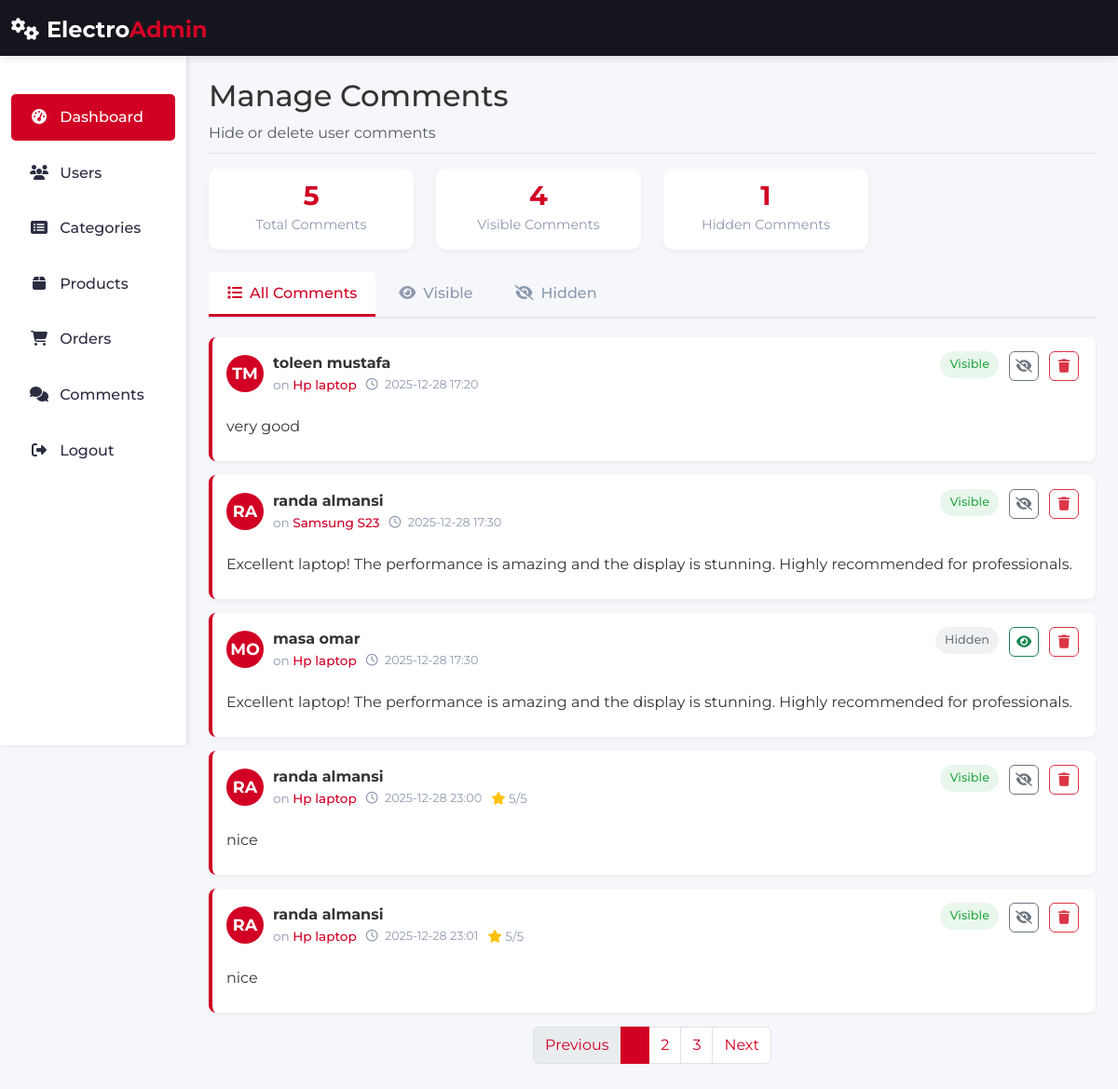
Page /admin/comments.php on the committed database.
### tables this page shows
CREATE TABLE IF NOT EXISTS `comments` (
  `comment_id` int NOT NULL AUTO_INCREMENT,
  `comment` text NOT NULL,
  `status` tinyint(1) DEFAULT '0',
  `comment_date` datetime DEFAULT CURRENT_TIMESTAMP,
  `item_id` int NOT NULL,
  `user_id` int NOT NULL,
  PRIMARY KEY (`comment_id`),
  KEY `item_id` (`item_id`),
  KEY `user_id` (`user_id`)
);

### admin/config/database.php (called while the page is built, shortened)
<?php
class DatabasePDO
{
    private static $instance = null;
    private $conn;
    private function __construct()
    {
        $dsn = "mysql:host=" . DB_HOST . ";dbname=" . DB_NAME . ";charset=utf8mb4";
        $this->conn = new PDO($dsn, DB_USER, DB_PASS, [
            PDO::ATTR_ERRMODE => PDO::ERRMODE_EXCEPTION
        ]);
    }
    public static function getInstance()
    {
        if (self::$instance === null) {
            self::$instance = new DatabasePDO();
        }
        return self::$instance;
    }
    public function query($sql, $params = [])
    {
        $stmt = $this->conn->prepare($sql);
        $stmt->execute($params);
        return $stmt;
    }
}
$db = DatabasePDO::getInstance();

### admin/comments.php (the view, shortened to what this page needs)
<?php
require_once 'config/database.php';
?>
<!DOCTYPE html>
<html lang="en">
<head>
    <link href="https://cdn.jsdelivr.net/npm/bootstrap@5.3.0-alpha1/dist/css/bootstrap.min.css" rel="stylesheet">
    <link rel="stylesheet" href="https://cdnjs.cloudflare.com/ajax/libs/font-awesome/6.4.0/css/all.min.css">
    <link rel="stylesheet" href="assets/css/admin-style.css">
</head>
<body>
    <?php
    include('includes/header.php');
    ?>
    <div class="container-fluid">
        <div class="row">
            <?php
            include('includes/sidebar.php');
            ?>
            <main class="col-md-9 ms-sm-auto col-lg-10 px-md-4 mt-5">
                <div class="d-flex justify-content-between flex-wrap flex-md-nowrap align-items-center pt-3 pb-2 mb-3 border-bottom">
                    <div>
                        <h1 class="h2">Manage Comments</h1>
                        <p class="text-muted mb-0"> Hide or delete user comments</p>
                    </div>
                </div>
                <?php
                $sql = "
                    SELECT
                        COUNT(*) AS total_comments,
                        SUM(status = 1) AS visible_comments,
                        SUM(status = 0) AS hidden_comments
                    FROM comments
                    ";
                $result = $db->query($sql);
                $stats = $result->fetch(PDO::FETCH_ASSOC);
                $TotalComments        = $stats['total_comments'];
                $TotalvisibleComments = $stats['visible_comments'];
                $TotalhiddenComments  = $stats['hidden_comments'];
                ?>
                <div class="row mb-4">
                    <div class="col-md-3">
                        <div class="stats-card">
                            <div class="stats-number"><?= $TotalComments ?></div>
                            <div class="stats-label">Total Comments</div>
                        </div>
                    </div>
                    <div class="col-md-3">
                        <div class="stats-card">
                            <div class="stats-number"><?= $TotalvisibleComments  ?></div>
                            <div class="stats-label">Visible Comments</div>
                        </div>
                    </div>
                    <div class="col-md-3">
                        <div class="stats-card">
                            <div class="stats-number"><?= $TotalhiddenComments ?></div>
                            <div class="stats-label">Hidden Comments</div>
                        </div>
                    </div>
                </div>
                <ul class="nav filter-tabs" id="commentTabs" role="tablist">
                    <li class="nav-item" role="presentation">
                        <button class="nav-link active" id="all-tab" data-bs-toggle="tab" data-bs-target="#all" type="button">
                            <i class="fas fa-list me-2"></i>All Comments
                        </button>
                    </li>
                    <li class="nav-item" role="presentation">
                        <button class="nav-link" id="visible-tab" data-bs-toggle="tab" data-bs-target="#visible" type="button">
                            <i class="fas fa-eye me-2"></i>Visible
                        </button>
                    </li>
                    <li class="nav-item" role="presentation">
                        <button class="nav-link" id="hidden-tab" data-bs-toggle="tab" data-bs-target="#hidden" type="button">
                            <i class="fas fa-eye-slash me-2"></i>Hidden
                        </button>
                    </li>
                </ul>
                <div class="tab-content" id="commentTabsContent">
                    <div class="tab-pane fade show active" id="all" role="tabpanel">
                        <?php
                        $sql3 = "SELECT
                                c.comment_id        AS id,
                                -- اسم المستخدم
                                (
                                    SELECT  CONCAT(u.first_name, ' ', u.last_name)
                                    FROM users u
                                    WHERE u.user_id = c.user_id
                                ) AS user_name,
                                (
                                    SELECT  u.first_name
                                    FROM users u
                                    WHERE u.user_id = c.user_id
                                ) AS first_name,
                                (
                                    SELECT  u.last_name
                                    FROM users u
                                    WHERE u.user_id = c.user_id
                                ) AS last_name,
                                -- اسم المنتج
                                (
                                    SELECT i.name
                                    FROM items i
                                    WHERE i.item_id = c.item_id
                                ) AS product_name,
                                c.item_id           AS product_id,
                                c.comment,
                                -- حالة التعليق
                                CASE
                                    WHEN c.status = 0 THEN 'hidden'
                                    WHEN c.status = 1 THEN 'visible'
                                END AS status,
                                -- التقييم (إن وجد)
                                (
                                    SELECT r.rating
                                    FROM item_ratings r
                                    WHERE r.item_id = c.item_id
                                    AND r.user_id = c.user_id
                                    LIMIT 1
                                ) AS rating,
                                DATE_FORMAT(c.comment_date, '%Y-%m-%d %H:%i') AS date
                            FROM comments c;
                            ";
                        $result3 = $db->query($sql3);
                        $comments = $result3->fetchAll(PDO::FETCH_ASSOC);
                        if (empty($comments)): ?>
                            <div class="empty-state">
                                <i class="fas fa-comments"></i>
                                <h3>No Comments Found</h3>
                                <p class="mb-0">There are no comments to display</p>
                            </div>
                            <?php else:
                            foreach ($comments as $comment):
                                $statusClass = 'status-' . $comment['status'];
                                $statusText = ucfirst($comment['status']);
                                $firstLetters = strtoupper(substr($comment['first_name'], 0, 1) . substr($comment['last_name'], 0, 1));
                            ?>
                                <div class="comment-card" data-comment-id="<?php echo $comment['id']; ?>" data-status="<?php echo $comment['status']; ?>">
                                    <div class="comment-header">
                                        <div class="user-info">
                                            <div class="user-avatar"><?php echo $firstLetters ?></div>
                                            <div>
                                                <strong><?php echo htmlspecialchars($comment['user_name']); ?></strong>
                                                <div class="comment-meta">
                                                    <span>on <a href="item_view.php?id=<?php echo $comment['product_id']; ?>" class="product-link"><?php echo htmlspecialchars($comment['product_name']); ?></a></span>
                                                    <span class="comment-date">
                                                        <i class="far fa-clock me-1"></i>
                                                        <?php echo $comment['date']; ?>
                                                    </span>
                                                    <?php if ($comment['rating'] > 0): ?>
                                                        <span>
                                                            <i class="fas fa-star text-warning"></i>
                                                            <?php echo $comment['rating']; ?>/5
                                                        </span>
                                                    <?php endif; ?>
                                                </div>
                                            </div>
                                        </div>
                                        <div class="d-flex align-items-start gap-2">
                                            <span class="status-badge <?php echo $statusClass; ?>"><?php echo $statusText; ?></span>
                                            <div class="action-buttons">
                                                <?php if ($comment['status'] === 'visible'): ?>
                                                    <button class="btn btn-action btn-outline-secondary btn-hide"
                                                        data-id="<?php echo $comment['id']; ?>"
                                                        data-bs-toggle="modal"
                                                        data-bs-target="#hideModal"
                                                        title="Hide Comment">
                                                        <i class="fas fa-eye-slash"></i>
                                                    </button>
                                                <?php elseif ($comment['status'] === 'hidden'): ?>
                                                    <button class="btn btn-action btn-outline-success btn-show"
                                                        data-id="<?php echo $comment['id']; ?>"
                                                        data-bs-toggle="modal"
                                                        data-bs-target="#showModal"
                                                        title="Show Comment">
                                                        <i class="fas fa-eye"></i>
                                                    </button>
                                                <?php endif; ?>
                                                <button
                                                    class="btn btn-sm btn-outline-danger btn-action btn-delete"
                                                    title="Delete"
                                                    data-bs-toggle="modal"
                                                    data-bs-target="#deleteModal"
                                                    data-id="<?= $comment['id']; ?>">
                                                    <i class="fas fa-trash"></i>
                                                </button>
                                            </div>
                                        </div>
                                    </div>
                                    <div class="comment-text">
                                        <?php echo htmlspecialchars($comment['comment']); ?>
                                    </div>
                                </div>
                        <?php endforeach;
                        endif; ?>
                        <nav aria-label="Page navigation">
                            <ul class="pagination justify-content-center">
                                <li class="page-item disabled">
                                    <a class="page-link" href="#">Previous</a>
                                </li>
                                <li class="page-item active"><a class="page-link" href="#">1</a></li>
                                <li class="page-item"><a class="page-link" href="#">2</a></li>
                                <li class="page-item"><a class="page-link" href="#">3</a></li>
                                <li class="page-item">
                                    <a class="page-link" href="#">Next</a>
                                </li>
                            </ul>
                        </nav>
                    </div>
                </div>
            </main>
        </div>
    </div>
</body>
</html>

### admin/assets/css/admin-style.css (style rules this page uses)
:root { --body-color: #333; --headers-color: #2B2D42; --primary-color: #D10024; --dark-color: #15161D; --dark-alt: #1E1F29; --grey-light: #E4E7ED; --grey-lighter: #FBFBFC; --grey-medium: #8D99AE; --grey-dark: #B9BABC; }
* { margin: 0; padding: 0; box-sizing: border-box; }
body { font-family: 'Montserrat', sans-serif; color: var(--body-color); background-color: #f5f7fb; line-height: 1.6; overflow-x: hidden; }
h1, h2, h3, h4, h5, h6 { color: var(--headers-color); font-weight: 700; }
a { text-decoration: none; color: var(--primary-color); transition: all 0.3s ease; }
main { margin-top: 60px; padding: 20px; min-height: calc(100vh - 60px); }
.pagination .page-link { color: var(--primary-color); }
.pagination .page-item.active .page-link { background-color: var(--primary-color); border-color: var(--primary-color); }
.btn-action { width: 36px; height: 36px; display: inline-flex; align-items: center; justify-content: center; border-radius: 50%; margin: 0 3px; }

### admin/comments.php (style rules this page uses)
.comment-card { border-left: 4px solid var(--primary-color); background-color: white; border-radius: 8px; padding: 15px; margin-bottom: 15px; box-shadow: 0 2px 5px rgba(0, 0, 0, 0.05); }
.comment-header { display: flex; justify-content: space-between; align-items: flex-start; margin-bottom: 10px; }
.user-info { display: flex; align-items: center; gap: 10px; }
.user-avatar { width: 40px; height: 40px; border-radius: 50%; background-color: var(--primary-color); color: white; display: flex; align-items: center; justify-content: center; font-weight: bold; font-size: 1.1rem; }
.comment-meta { display: flex; flex-wrap: wrap; gap: 10px; font-size: 0.85rem; color: var(--grey-medium); }
.product-link { color: var(--primary-color); text-decoration: none; font-weight: 500; }
.comment-text { padding: 10px 0; line-height: 1.6; color: var(--body-color); }
.status-badge { padding: 4px 10px; border-radius: 15px; font-size: 0.8rem; font-weight: 500; }
.status-visible { background-color: rgba(40, 167, 69, 0.1); color: #28a745; }
.status-hidden { background-color: rgba(108, 117, 125, 0.1); color: #6c757d; }
.action-buttons { display: flex; gap: 5px; }
.btn-action { width: 32px; height: 32px; display: flex; align-items: center; justify-content: center; border-radius: 6px; font-size: 0.9rem; }
.filter-tabs { border-bottom: 2px solid var(--grey-light); margin-bottom: 20px; }
.filter-tabs .nav-link { border: none; color: var(--grey-medium); font-weight: 500; padding: 10px 20px; margin-right: 5px; border-radius: 5px 5px 0 0; }
.filter-tabs .nav-link.active { color: var(--primary-color); background-color: white; border-bottom: 3px solid var(--primary-color); }
.stats-card { background: white; border-radius: 10px; padding: 15px; text-align: center; box-shadow: 0 2px 5px rgba(0, 0, 0, 0.05); }
.stats-number { font-size: 1.8rem; font-weight: 700; color: var(--primary-color); line-height: 1; }
.stats-label { font-size: 0.9rem; color: var(--grey-medium); margin-top: 5px; }
.comment-date { font-size: 0.8rem; color: var(--grey-medium); }

### rows in the picture
comments: firstLetters "TM", user_name "toleen mustafa", product_name "Hp laptop", date "2025-12-28 17:20", statusText "Visible", comment "very good"
comments: firstLetters "RA", user_name "randa almansi", product_name "Samsung S23", date "2025-12-28 17:30", statusText "Visible", comment "Excellent laptop! The performance is amazing and the display is stunning. Highly recommended for professionals."
comments: firstLetters "MO", user_name "masa omar", product_name "Hp laptop", date "2025-12-28 17:30", statusText "Hidden", comment "Excellent laptop! The performance is amazing and the display is stunning. Highly recommended for professionals."
comments: firstLetters "RA", user_name "randa almansi", product_name "Hp laptop", date "2025-12-28 23:00", rating "5", statusText "Visible", comment "nice"
comments: firstLetters "RA", user_name "randa almansi", product_name "Hp laptop", date "2025-12-28 23:01", rating "5", statusText "Visible", comment "nice"

### other values in the picture
$TotalComments "5"
$TotalvisibleComments "4"
$TotalhiddenComments "1"
